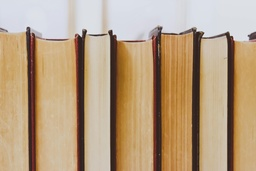
#> input picture Computer Vision/data/books1.jpg, 256 x 171 px, shrunk from 5773 x 3849 before the run
$ python ball.py
#> lines starting #> are read from the running program, lines starting #| are printed output that depends on the picture
import cv2
import numpy as np

# Load the image
image = cv2.imread("./data/books1.jpg")
#> image is the input picture: shape (171, 256, 3); mean B, G, R 129.5, 158.7, 183.2

# Convert to grayscale (optional but recommended for edge detection)
gray = cv2.cvtColor(image, cv2.COLOR_BGR2GRAY)
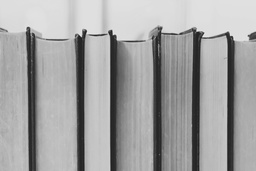
#> gray: shape (171, 256); min 25, max 240, mean 162.7

# Apply edge detection (Canny edge detection is a common choice)
edges = cv2.Canny(gray, 50, 150, apertureSize=3)
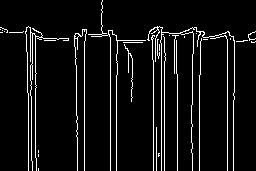
#> edges: shape (171, 256); 6.6% white in thin lines or dots

# Define the parameter search range for circles (adjust based on your ball size)
min_radius = 10  # Minimum expected radius of the ball (in pixels)
max_radius = 30  # Maximum expected radius of the ball (in pixels)

# Apply Circular Hough Transform
circles = cv2.HoughCircles(edges, cv2.HOUGH_GRADIENT, 1, 20,
                          param1=50, param2=30)
#> circles = 38 rows, first 8: [102.5, 107.5, 75.7], [137.5, 101.5, 62.5], [141.5, 121.5, 58.9], [126.5, 80.5, 51.7], [72.5, 83.5, 46.6], [207.5, 82.5, 55.7], [71.5, 121.5, 45.6], [103.5, 61.5, 29.9]

print(circles)
#> (printed output is left out)
cv2.imshow("Detected Balls", edges)
cv2.waitKey(0)

# Check if circles are found
if circles is not None:
  # Convert the circles from a 3D array to a list of dictionaries
  circles = np.uint16(np.around(circles))[0, :]
#> circles = 38 rows, first 8: [102, 108, 76], [138, 102, 62], [142, 122, 59], [126, 80, 52], [72, 84, 47], [208, 82, 56], [72, 122, 46], [104, 62, 30]

  # Draw detected circles on the original image
  for circle in circles:
    center_x, center_y, radius = circle[0], circle[1], circle[2]
    # Draw circle outline
    cv2.circle(image, (center_x, center_y), radius, (0, 255, 0), 2)
    # Draw circle center
    cv2.circle(image, (center_x, center_y), 2, (0, 0, 255), 3)
#> this loop made 38 passes
#> (center_x, center_y, radius) on passes 1 to 12: (102, 108, 76), (138, 102, 62), (142, 122, 59), (126, 80, 52), (72, 84, 47), (208, 82, 56), (72, 122, 46), (104, 62, 30), (128, 170, 100), (126, 134, 50), (70, 58, 46), (48, 78, 38)
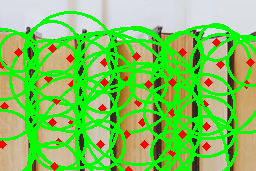
#> image: shape (171, 256, 3); mean B, G, R 88.8, 196.9, 124.4

  # Display the image with detected circles
  cv2.imshow("Detected Balls", image)
  cv2.waitKey(0)
else:
  print("No balls detected in the image")

# Close all windows
cv2.destroyAllWindows()

$ run again, with Computer Vision/data/books2.jpg copied over Computer Vision/data/books1.jpg
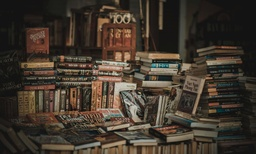
#> input picture Computer Vision/data/books2.jpg, 256 x 154 px, shrunk from 4256 x 2554 before the run
#> image is the input picture: shape (154, 256, 3); mean B, G, R 45, 55.3, 64.9
#> `edges = cv2.Canny(gray, 50, 150, apertureSize=3)`:
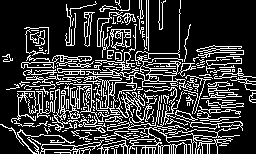
#> edges: shape (154, 256); 22.2% white in thin lines or dots
#> `circles = cv2.HoughCircles(edges, cv2.HOUGH_GRADIENT, 1, 20, param1=50..`: circles = 40 rows, first 8: [86.5, 52.5, 48.5], [203.5, 101.5, 33.8], [211.5, 7.5, 109.3], [226.5, 32.5, 90.4], [29.5, 1.5, 112.7], [57.5, 7.5, 91.7], [10.5, 18.5, 120.7], [201.5, 36.5, 65.6]
#> (printed output is left out)
#> `circles = np.uint16(np.around(circles))[0, :]`: circles = 40 rows, first 8: [86, 52, 48], [204, 102, 34], [212, 8, 109], [226, 32, 90], [30, 2, 113], [58, 8, 92], [10, 18, 121], [202, 36, 66]
#> the loop `for circle in circles:` made 40 passes
#> after the loop `for circle in circles:`:
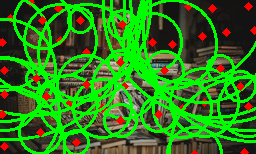
#> image: shape (154, 256, 3); mean B, G, R 26.1, 121, 46.2
